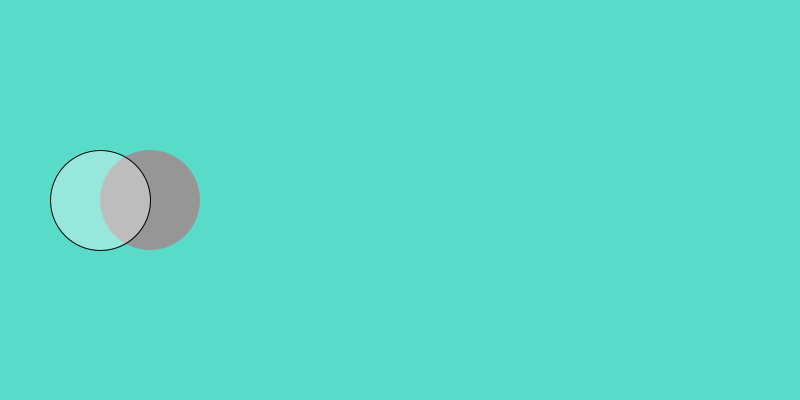
Frame 1 (no input)
Frame 60 (the mouse pressed at the canvas centre just before this capture): identical to frame 1, image omitted
Frame 120 (the mouse held since frame 60 and released just before this capture): identical to frame 1, image omitted

The Processing sketch that drew this single still picture (run headless with seeded random() and noise(); from frame 60 on, the mouse is pressed at the canvas centre):

// Processing sketch: robotines
// ── robotines.pde
void setup() {
  size(800, 400);
  smooth(8);
}

void draw() {
  background(#58DBC8);
  fill(150, 150,150);
  noStroke();
  ellipse(150, 200, 100, 100); 

  fill(250, 250, 250,100);
  stroke(1);
  ellipse(100, 200, 100, 100);
}
